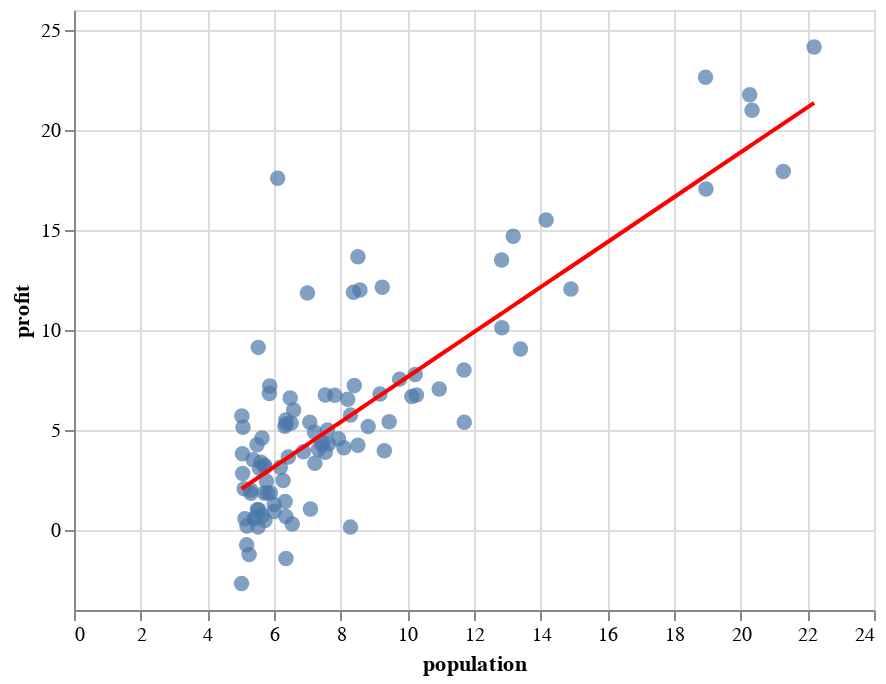

Notebook code cell kept with this figure:
### Code cell
data_plot + polynomial_fit

### Figure 1 — Vega-Lite specification as saved in the notebook (floating-point values rounded to 4 significant figures)
{"$schema": "https://vega.github.io/schema/vega-lite/v2.6.0.json", "config": {"view": {"height": 300, "width": 400}}, "datasets": {"data-c49255fa94471e6b01de1015e399f1e5": [{"A": 6.11, "B": 17.59}, {"A": 5.528, "B": 9.13}, {"A": 8.519, "B": 13.66}, {"A": 7.003, "B": 11.85}, {"A": 5.86, "B": 6.823}, {"A": 8.383, "B": 11.89}, {"A": 7.476, "B": 4.348}, {"A": 8.578, "B": 12}, {"A": 6.486, "B": 6.599}, {"A": 5.055, "B": 3.817}, {"A": 5.711, "B": 3.252}, {"A": 14.16, "B": 15.51}, {"A": 5.734, "B": 3.155}, {"A": 8.408, "B": 7.226}, {"A": 5.641, "B": 0.7162}, {"A": 5.379, "B": 3.513}, {"A": 6.365, "B": 5.305}, {"A": 5.13, "B": 0.5608}, {"A": 6.43, "B": 3.652}, {"A": 7.071, "B": 5.389}, {"A": 6.189, "B": 3.139}, {"A": 20.27, "B": 21.77}, {"A": 5.49, "B": 4.263}, {"A": 6.326, "B": 5.188}, {"A": 5.565, "B": 3.083}, {"A": 18.95, "B": 22.64}, {"A": 12.83, "B": 13.5}, {"A": 10.96, "B": 7.047}, {"A": 13.18, "B": 14.69}, {"A": 22.2, "B": 24.15}, {"A": 5.252, "B": -1.22}, {"A": 6.589, "B": 5.997}, {"A": 9.248, "B": 12.13}, {"A": 5.892, "B": 1.849}, {"A": 8.211, "B": 6.543}, {"A": 7.933, "B": 4.562}, {"A": 8.096, "B": 4.116}, {"A": 5.606, "B": 3.393}, {"A": 12.84, "B": 10.12}, {"A": 6.353, "B": 5.497}, {"A": 5.407, "B": 0.5566}, {"A": 6.883, "B": 3.912}, {"A": 11.71, "B": 5.385}, {"A": 5.774, "B": 2.441}, {"A": 7.825, "B": 6.732}, {"A": 7.093, "B": 1.046}, {"A": 5.07, "B": 5.134}, {"A": 5.801, "B": 1.844}, {"A": 11.7, "B": 8.004}, {"A": 5.542, "B": 1.018}, {"A": 7.54, "B": 6.75}, {"A": 5.308, "B": 1.84}, {"A": 7.424, "B": 4.288}, {"A": 7.603, "B": 4.998}, {"A": 6.333, "B": 1.423}, {"A": 6.359, "B": -1.421}, {"A": 6.274, "B": 2.476}, {"A": 5.64, "B": 4.604}, {"A": 9.31, "B": 3.962}, {"A": 9.454, "B": 5.414}, {"A": 8.825, "B": 5.169}, {"A": 5.179, "B": -0.7428}, {"A": 21.28, "B": 17.93}, {"A": 14.91, "B": 12.05}, {"A": 18.96, "B": 17.05}, {"A": 7.218, "B": 4.885}, {"A": 8.295, "B": 5.744}, {"A": 10.24, "B": 7.775}, {"A": 5.499, "B": 1.017}, {"A": 20.34, "B": 20.99}, {"A": 10.14, "B": 6.68}, {"A": 7.335, "B": 4.026}, {"A": 6.006, "B": 1.278}, {"A": 7.226, "B": 3.341}, {"A": 5.027, "B": -2.681}, {"A": 6.548, "B": 0.2968}, {"A": 7.539, "B": 3.885}, {"A": 5.037, "B": 5.701}, {"A": 10.27, "B": 6.753}, {"A": 5.108, "B": 2.058}, {"A": 5.729, "B": 0.4795}, {"A": 5.188, "B": 0.2042}, {"A": 6.356, "B": 0.6786}, {"A": 9.769, "B": 7.543}, {"A": 6.516, "B": 5.344}, {"A": 8.517, "B": 4.242}, {"A": 9.18, "B": 6.798}, {"A": 6.002, "B": 0.927}, {"A": 5.52, "B": 0.152}, {"A": 5.059, "B": 2.821}, {"A": 5.708, "B": 1.845}, {"A": 7.637, "B": 4.296}, {"A": 5.871, "B": 7.203}, {"A": 5.305, "B": 1.987}, {"A": 8.293, "B": 0.1445}, {"A": 13.39, "B": 9.055}, {"A": 5.437, "B": 0.617}], "data-e830812be6116c0042e7c75eca076e7c": [{"X": 6.11, "Y": 3.277}, {"X": 5.528, "Y": 2.623}, {"X": 8.519, "Y": 5.984}, {"X": 7.003, "Y": 4.281}, {"X": 5.86, "Y": 2.996}, {"X": 8.383, "Y": 5.831}, {"X": 7.476, "Y": 4.813}, {"X": 8.578, "Y": 6.051}, {"X": 6.486, "Y": 3.7}, {"X": 5.055, "Y": 2.091}, {"X": 5.711, "Y": 2.829}, {"X": 14.16, "Y": 12.33}, {"X": 5.734, "Y": 2.855}, {"X": 8.408, "Y": 5.86}, {"X": 5.641, "Y": 2.75}, {"X": 5.379, "Y": 2.456}, {"X": 6.365, "Y": 3.564}, {"X": 5.13, "Y": 2.176}, {"X": 6.43, "Y": 3.636}, {"X": 7.071, "Y": 4.357}, {"X": 6.189, "Y": 3.366}, {"X": 20.27, "Y": 19.19}, {"X": 5.49, "Y": 2.581}, {"X": 6.326, "Y": 3.52}, {"X": 5.565, "Y": 2.665}, {"X": 18.95, "Y": 17.7}, {"X": 12.83, "Y": 10.83}, {"X": 10.96, "Y": 8.724}, {"X": 13.18, "Y": 11.22}, {"X": 22.2, "Y": 21.36}, {"X": 5.252, "Y": 2.314}, {"X": 6.589, "Y": 3.816}, {"X": 9.248, "Y": 6.804}, {"X": 5.892, "Y": 3.032}, {"X": 8.211, "Y": 5.638}, {"X": 7.933, "Y": 5.326}, {"X": 8.096, "Y": 5.509}, {"X": 5.606, "Y": 2.711}, {"X": 12.84, "Y": 10.84}, {"X": 6.353, "Y": 3.551}, {"X": 5.407, "Y": 2.487}, {"X": 6.883, "Y": 4.145}, {"X": 11.71, "Y": 9.568}, {"X": 5.774, "Y": 2.899}, {"X": 7.825, "Y": 5.204}, {"X": 7.093, "Y": 4.382}, {"X": 5.07, "Y": 2.109}, {"X": 5.801, "Y": 2.93}, {"X": 11.7, "Y": 9.559}, {"X": 5.542, "Y": 2.639}, {"X": 7.54, "Y": 4.884}, {"X": 5.308, "Y": 2.376}, {"X": 7.424, "Y": 4.754}, {"X": 7.603, "Y": 4.955}, {"X": 6.333, "Y": 3.528}, {"X": 6.359, "Y": 3.557}, {"X": 6.274, "Y": 3.462}, {"X": 5.64, "Y": 2.749}, {"X": 9.31, "Y": 6.873}, {"X": 9.454, "Y": 7.034}, {"X": 8.825, "Y": 6.328}, {"X": 5.179, "Y": 2.231}, {"X": 21.28, "Y": 20.32}, {"X": 14.91, "Y": 13.16}, {"X": 18.96, "Y": 17.72}, {"X": 7.218, "Y": 4.522}, {"X": 8.295, "Y": 5.733}, {"X": 10.24, "Y": 7.913}, {"X": 5.499, "Y": 2.591}, {"X": 20.34, "Y": 19.27}, {"X": 10.14, "Y": 7.801}, {"X": 7.335, "Y": 4.653}, {"X": 6.006, "Y": 3.161}, {"X": 7.226, "Y": 4.531}, {"X": 5.027, "Y": 2.06}, {"X": 6.548, "Y": 3.769}, {"X": 7.539, "Y": 4.882}, {"X": 5.037, "Y": 2.071}, {"X": 10.27, "Y": 7.956}, {"X": 5.108, "Y": 2.151}, {"X": 5.729, "Y": 2.849}, {"X": 5.188, "Y": 2.242}, {"X": 6.356, "Y": 3.553}, {"X": 9.769, "Y": 7.388}, {"X": 6.516, "Y": 3.733}, {"X": 8.517, "Y": 5.982}, {"X": 9.18, "Y": 6.727}, {"X": 6.002, "Y": 3.156}, {"X": 5.52, "Y": 2.615}, {"X": 5.059, "Y": 2.097}, {"X": 5.708, "Y": 2.825}, {"X": 7.637, "Y": 4.993}, {"X": 5.871, "Y": 3.008}, {"X": 5.305, "Y": 2.373}, {"X": 8.293, "Y": 5.731}, {"X": 13.39, "Y": 11.46}, {"X": 5.437, "Y": 2.521}]}, "layer": [{"data": {"name": "data-c49255fa94471e6b01de1015e399f1e5"}, "encoding": {"x": {"field": "A", "type": "quantitative"}, "y": {"field": "B", "type": "quantitative"}}, "mark": {"size": 60, "type": "circle"}}, {"data": {"name": "data-e830812be6116c0042e7c75eca076e7c"}, "encoding": {"x": {"axis": {"title": "population"}, "field": "X", "type": "quantitative"}, "y": {"axis": {"title": "profit"}, "field": "Y", "type": "quantitative"}}, "mark": {"color": "red", "type": "line"}}]}
